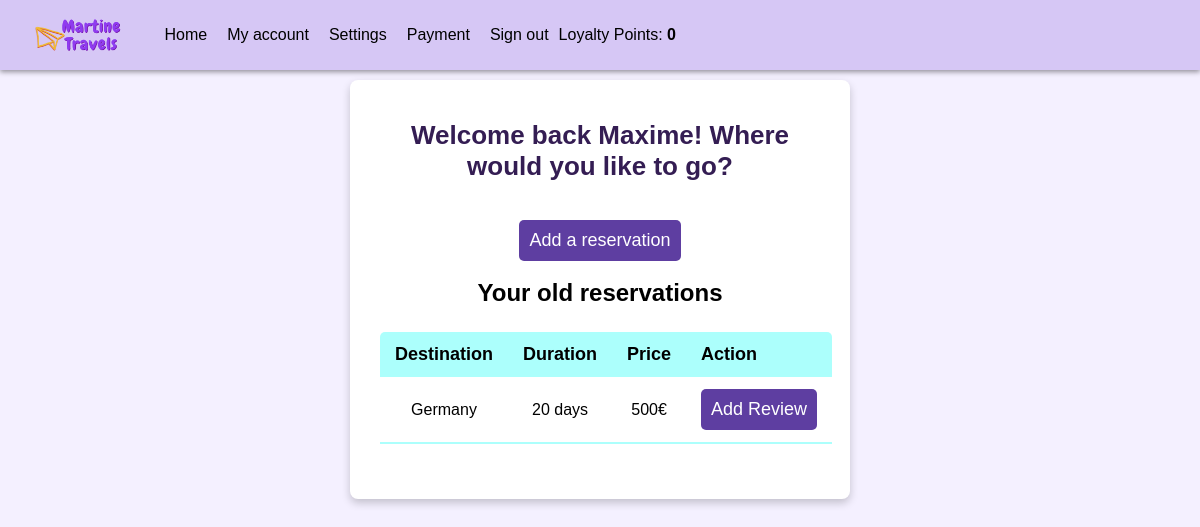
Page /site/account.php (signed in) on the committed database.
### tables this page shows
CREATE TABLE `User` (
  `ID` int(11) NOT NULL,
  `First_Name` varchar(128) NOT NULL,
  `Last_Name` varchar(128) NOT NULL,
  `Email` varchar(128) NOT NULL,
  `Password` varchar(60) NOT NULL,
  `Phone` varchar(20) NOT NULL COMMENT 'Allows International Phone Numbers to be entered and saved',
  `Loyalty_Points` int(11) NOT NULL DEFAULT 0,
  `Birth_Date` date NOT NULL,
  `Creation_Date` timestamp NOT NULL DEFAULT current_timestamp(),
  `Last_Login` timestamp NOT NULL DEFAULT current_timestamp(),
  `Is_Admin` tinyint(1) NOT NULL DEFAULT 0
);

CREATE TABLE `Reservation` (
  `ID` int(11) NOT NULL,
  `Client_ID` int(11) NOT NULL,
  `Package_ID` int(11) DEFAULT NULL,
  `Transportation_ID` int(11) DEFAULT NULL,
  `Accommodation_ID` int(11) DEFAULT NULL,
  `Status` tinyint(4) NOT NULL COMMENT '0: Confirmed, 1: Pending, 2: Cancelled , 3 : Old Reservation'
);

CREATE TABLE `Address_Country` (
  `ID` int(11) NOT NULL,
  `Name` varchar(64) NOT NULL
);

CREATE TABLE `Package` (
  `ID` int(11) NOT NULL,
  `Type_ID` int(11) NOT NULL,
  `Address_ID` int(11) NOT NULL COMMENT 'Destination',
  `Duration` int(11) NOT NULL COMMENT 'In days',
  `Price` decimal(10,0) NOT NULL COMMENT 'All included (accomodation+transport+fees)'
);

### site/account.php (the view, shortened to what this page needs)
<?php
    $email = $_SESSION['email'];
    $bdd = get_dbhandle();
    $req = $bdd->prepare("SELECT First_name, ID FROM User WHERE Email = ?");
    $req->execute([$email]);
    $data = $req->fetch();
    $userName = $data['First_name'];
    $userID = $data['ID'];
?>
<!DOCTYPE html>
<html lang="en">
    <head>
        <link href ="css/style.css" rel="stylesheet">
    </head>
    <body>
        <?php include_once('header.php');?>
        <section class ="login_section">
            <h1>Welcome back <?php echo htmlspecialchars($userName);?>! Where would you like to go?</h1>
            <br>
            <form method="post" action="add_reservation.php">
                <label>
                    <input type="submit" name='home_ajout' value="Add a reservation" /><br>
                </label><br>
            </form>
                <h2>Your old reservations</h2>
            <table class="table_design">
                <thead>
                <tr>
                    <th>Destination</th>
                    <th>Duration</th>
                    <th>Price</th>
                    <th>Action</th>
                </tr>
                </thead>
                <tbody>
                <?php
                $req = $bdd->prepare("SELECT Re.ID as Reservation_ID, Pa.Duration, Ac.Name, Pa.Price
                          FROM Reservation Re
                          INNER JOIN Package Pa ON Re.Package_ID = Pa.ID
                          INNER JOIN Address Ad ON Ad.ID = Pa.Address_ID
                          INNER JOIN Address_Country Ac ON Ad.Country_ID = Ac.ID
                          WHERE Re.Status = 3 AND Re.Client_ID = ?");
                $req->execute([$userID]);
                while($data = $req->fetch()) {
                    ?>
                    <tr>
                        <td><?php echo htmlspecialchars($data["Name"]); ?></td>
                        <td><?php echo htmlspecialchars($data["Duration"]); ?> days</td>
                        <td><?php echo htmlspecialchars($data["Price"]); ?>€</td>
                        <td>
                            <form method="post" action="add_review.php">
                                <input type="submit" name="add_review" value="Add Review" />
                            </form>
                        </td>
                    </tr>
                    <?php
                }
                ?>
                </tbody>
            </table>
        </section>
    </body>
</html>

### site/css/style.css (style rules this page uses)
* { box-sizing: border-box; margin: 0; padding: 0; }
body, html { margin: 0; font-family: Arial, sans-serif; background-color: #f4f0ff; padding-top: 40px; display: flex; align-items: center; justify-content: center; }
.login_section { background-color: #ffffff; border-radius: 8px; box-shadow: 0 4px 8px rgba(0, 0, 0, 0.2); padding: 30px; width: 500px; text-align: center; }
.login_section h1 { font-size: 26px; padding-top: 10px; margin-bottom: 20px; color: #341d53; }
.login_section label { display: block;/ margin-bottom: 10px; font-size: 18px; }
.login_section input[type="submit"] { background-color: #5e3ea1; color: white; padding: 10px; border: none; border-radius: 5px; font-size: 18px; }
.table_design { border-collapse: collapse; margin: 25px 0; min-width: 400px; border-radius: 5px 5px 0 0; overflow: hidden; }
.table_design thead tr { background-color: #ACFFFC; text-align: left; font-size: large; }
.table_design th, .table_design td { padding: 12px 15px; }
.table_design tbody tr { border-bottom: 1px solid #dddddd; }
.table_design tbody tr:last-of-type { border-bottom: 2px solid #ACFFFC; }

### rows in the picture
user: First_Name "Maxime"
reservation: address_country.Name "Germany", Package_ID.Duration "20", Package_ID.Price "500"

### other values in the picture
$loyaltyPoints "0"
